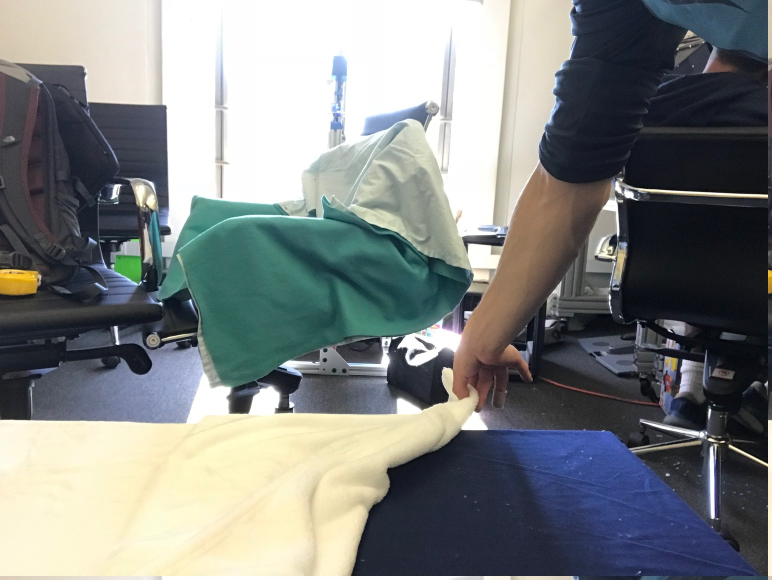
#> input picture imgs/bed_manually_simulate.JPG, 1544 x 1160 px (shown at 1/2 size)
$ python -i TPC_singulate.py   (imports and definitions only)
#> lines starting #> are read from the running program, lines starting #| are printed output that depends on the picture; after the words box and inside, x2 and y2 are one past the last pixel; in counts of white or black regions, pixels touching at a corner belong together
### src/il_ros_hsr/p_pi/tpc/connected_components.py
import numpy as np
import math
import cv2
from scipy.ndimage.measurements import label
from union import UnionFind
from skimage.measure import block_reduce
from groups import Group
import IPython

"""returns a list of groups based just on adjacency (no tolerance)"""
def generate_groups(img):
    #give each component a different integer label in the output matrix
    labeled_img = np.zeros(img.shape)

    #all ones --> 8 connectivity (use cross shape for 4 connectivity)
    struct = np.ones((3, 3))
    n_features = label(img, structure = struct, output = labeled_img)

    groups_by_label = {}
    groups = []

    #use labels to put pixels into groups
    for y in range(len(img)):
        for x in range(len(img[0])):
            #foreground pixels
            if img[y][x]:
                curr_label = labeled_img[y][x]

                #create the group if it does not yet exist
                if curr_label not in groups_by_label:
                    groups_by_label[curr_label] = Group(curr_label)
                    groups.append(groups_by_label[curr_label])

                groups_by_label[curr_label].add((y, x))

    return groups

"""
merges until all groups have at least 'tol' distance between them
"""
def merge_groups(groups, tol):
    #give groups initial labels = indexes
    for i in range(len(groups)):
        groups[i].updateLabel(i)

    uf = UnionFind(len(groups))

    #find labels to merge
    for i in range(len(groups)):
        curr_group = groups[i]
        #only look at groups farther in list
        for j in range(i, len(groups)):
            other_group = groups[j]

            #short circuit if already connected (minimize nearest neighbor calls)
            if not uf.find(curr_group.label, other_group.label):
                if Group.nearby(curr_group, other_group, tol):
                    uf.union(curr_group.label, other_group.label)

    merged_groups = []
    unmerged_groups = []
    #iterate until all merges have been made
    while len(groups) > 0:
        curr_group = groups[0]
        merged_groups.append(curr_group)
        for j in range(1, len(groups)):
            other_group = groups[j]

            #on each iteration, one merged group moves to the new array
            if uf.find(curr_group.label, other_group.label):
                curr_group.merge(other_group)
            #all other groups are kept in the old array
            else:
                unmerged_groups.append(other_group)

        groups = unmerged_groups
        unmerged_groups = []

    return merged_groups

"""return a list of the smallest n groups"""
def get_smallest(groups, n):
    groups.sort()
    return groups[:min(n, len(groups))]

"""
input `img` is binarized between fg and bg
two groups are singulated if they are more than `tol` apart
returns centroid and orientation of each group
"""
def singulate(img, tol):
    #halve image size to increase speed
    scale_factor = 2
    area_cutoff = 80
    img = block_reduce(img, block_size = (scale_factor, scale_factor), func = np.mean)
    tol = tol/scale_factor

    #find groups of adjacent foreground pixels
    groups = generate_groups(img)
    groups = [g for g in groups if g.area >= area_cutoff/scale_factor]
    groups = merge_groups(groups, tol)

    center_masses = [map(lambda x: x * scale_factor, g.center_mass) for g in groups]
    directions = [g.orientation() for g in groups]
    # coords = [map(lambda x: x * scale_factor, g.get_bounds()) for g in groups]
    # return coords
    return center_masses, directions

### src/il_ros_hsr/p_pi/tpc/groups.py
from scipy.spatial import cKDTree
import numpy as np

"""
used to group pixels belonging to the same object clusters
Author: Chris Powers
"""

class Group:
    def __init__(self, label):
        self.points = []
        self.ndim = 2
        self.area = 0
        self.label = label

        self.low_coords = [-1 for d in range(self.ndim)]
        self.high_coords = [-1 for d in range(self.ndim)]
        #stored as moving average
        self.center_mass = [0 for d in range(self.ndim)]

    # [4 lines left out: function checkDim, not called in this run]

    """
    Euclidean l^2 norm
    """
    # [4 lines left out: function squaredDist, not called in this run]

    """
    Checks for adjacency using 8-connectivity
    """
    # [5 lines left out: function is_adj, not called in this run]

    """
    Uses nearest neigbors to find if two groups are close enough to be merged
    """
    @staticmethod
    def nearby(g1, g2, tol):
        #see for reference: http://stackoverflow.com/questions/12923586/nearest-neighbor-search-python
        cluster_data = np.array(g1.points)
        query_data = np.array(g2.points)
        tree = cKDTree(cluster_data, leafsize = 8)

        for p in query_data:
            #format of result is (shortest dist, index in cluster_data of closest points)
            #if there are no points within tol, format is (inf, maxIndex + 1)
            result = tree.query(p, k = 1, distance_upper_bound = tol + 1)
            #short circuits- just need one point within tol
            if result[0] != float('inf'):
                return True
        return False

    def __lt__(self, other):
        return self.area < other.area

    """
    True if vertical, False if horizontal
    """
    def orientation(self):
        height = self.high_coords[0] - self.low_coords[0]
        width = self.high_coords[1] - self.low_coords[1]
        return width > height

    """
    Insert a new point into the group
    """
    def add(self, p):
        n = len(self.points) * 1.0
        self.center_mass = [n/(n+1.0) * self.center_mass[dim]
            + 1.0/(n+1.0) * p[dim] for dim in range(self.ndim)]
        self.points.append(p)
        self.area += 1

        #update the bounding points
        for dim in range(self.ndim):
            if self.high_coords[dim] == -1 or self.high_coords[dim] < p[dim]:
                self.high_coords[dim] = p[dim]
            if self.low_coords[dim] == -1 or self.low_coords[dim] > p[dim]:
                self.low_coords[dim] = p[dim]

    """
    Merge one group into the other (other group can be discarded)
    """
    # [9 lines left out: function merge, not called in this run]

    """
    Returns [ly, hy, lx, hx], the bounding coordinates of the group
    """
    # [6 lines left out: function get_bounds, not called in this run]

    def updateLabel(self, newLabel):
        self.label = newLabel

### src/il_ros_hsr/p_pi/tpc/union.py
"""Source: https://gist.github.com/tnoda/e26173d7402356ea88fe"""

class UnionFind:
    """Weighted quick-union with path compression.
    The original Java implementation is introduced at
    https://www.cs.princeton.edu/~rs/AlgsDS07/01UnionFind.pdf
    >>> uf = UnionFind(10)
    >>> for (p, q) in [(3, 4), (4, 9), (8, 0), (2, 3), (5, 6), (5, 9),
    ...                (7, 3), (4, 8), (6, 1)]:
    ...     uf.union(p, q)
    >>> uf._id
    [8, 3, 3, 3, 3, 3, 3, 3, 3, 3]
    >>> uf.find(0, 1)
    True
    >>> uf._id
    [3, 3, 3, 3, 3, 3, 3, 3, 3, 3]
    """

    def __init__(self, n):
        self._id = list(range(n))
        self._sz = [1] * n

    def _root(self, i):
        j = i
        while (j != self._id[j]):
            self._id[j] = self._id[self._id[j]]
            j = self._id[j]
        return j

    def find(self, p, q):
        return self._root(p) == self._root(q)

    # [9 lines left out: function union, not called in this run]

### src/il_ros_hsr/p_pi/tpc/TPC_singulate.py
import numpy as np
import cv2
import IPython
from connected_components import singulate

def threshold_binarize(img, tolerance):
    #3 color channels
    dim = 3

    #create the image histogram
    split = cv2.split(img)
    hists = np.array([cv2.calcHist([split[i]], [0], None, [256], [0, 256]) for i in range(dim)])

    #find the threshold as the mode of the image
    modes = [np.argmax(hists[i]) for i in range(dim)]

    #add the tolerance to the bounds
    lb = np.array([modes[i] - tolerance for i in range(dim)])
    ub = np.array([modes[i] + tolerance for i in range(dim)])

    img = cv2.inRange(img, lb, ub)
    #switch black and white
    img[:,:,] = (255 - img[:,:,])
    return img


def run_connected_components(img, dist_tol=5, color_tol=45):
    img = np.copy(img)

    #crop image (change to detect automatically)
    lo_y, hi_y = 65, 165
    lo_x, hi_x = 220, 470
    crop = [slice(lo_y, hi_y), slice(lo_x, hi_x)]
    img = img[crop[0], crop[1]]

    #threshhold the background and reduce noise
    img = threshold_binarize(img, color_tol)
    img = cv2.medianBlur(img, 3)

    center_masses, directions = singulate(img, dist_tol)
    #transform centroids to uncropped image
    center_masses = [[c[0] + lo_y, c[1] + lo_x] for c in center_masses]
    return center_masses, directions

def draw(img, center_masses, directions):
    box_color = [255, 0, 0]
    box_size = 5
    line_color = box_color[::-1]
    line_size = 20

    for i in range(len(center_masses)):
        cm = center_masses[i]
        d = directions[i] #True if y orientation

        img[int(cm[0] - box_size):int(cm[0] + box_size),
            int(cm[1] - box_size):int(cm[1] + box_size)] = box_color
        if d:
            img[int(cm[0] - line_size):int(cm[0] + line_size),
            int(cm[1] - 1):int(cm[1] + 1)] = line_color
        else:
            img[int(cm[0] - 1):int(cm[0] + 1),
            int(cm[1] - line_size):int(cm[1] + line_size)] = line_color

    cv2.imshow('debug',img)
    cv2.waitKey(30)
    return img

# [15 lines not run here, left out]

>>> import cv2
>>> picture = cv2.imread('../../../../imgs/bed_manually_simulate.JPG')
#> picture is the input picture: shape (1160, 1544, 3); mean B, G, R 129.9, 131, 127.2
>>> result = run_connected_components(picture)
#> in run_connected_components, `img = img[crop[0], crop[1]]`:
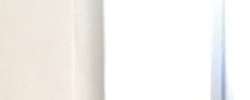
#> img: shape (100, 250, 3); mean B, G, R 238.9, 242, 244.4
#> in threshold_binarize, `modes = [np.argmax(hists[i]) for i in range(dim)]`: modes = [255, 255, 255]
#> in threshold_binarize, `lb = np.array([modes[i] - tolerance for i in range(dim)])`: lb = [210, 210, 210]
#> in threshold_binarize, `ub = np.array([modes[i] + tolerance for i in range(dim)])`: ub = [300, 300, 300]
#> in threshold_binarize, `img = cv2.inRange(img, lb, ub)`:
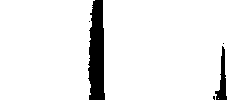
#> img: shape (100, 250); 93.4% white; 5 black regions (3 under 20 px), largest, box (x1, y1, x2, y2) and area: (88, 0, 105, 100) 1354, (215, 46, 227, 100) 288
#> in run_connected_components, `img = cv2.medianBlur(img, 3)`: img: shape (100, 250); 6.6% white; 2 white regions, box (x1, y1, x2, y2) and area: (88, 0, 105, 100) 1350, (213, 47, 227, 100) 294
#> in singulate, `img = block_reduce(img, block_size = (scale_factor, scale_factor), fun..`:
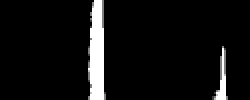
#> img: shape (50, 125) float64 (shown 2 times larger); min 0, max 255, mean 16.8
#> in generate_groups, `n_features = label(img, structure = struct, output = labeled_img)`: n_features = 2
#> the loop in generate_groups, `for y in range(len(img)):` made 50 passes
#> the loop in merge_groups, `for i in range(len(groups)):` made 2 passes
#> the loop in merge_groups, `while len(groups) > 0:` made 2 passes
#> (the run stopped early here; a loop or call above may not have finished)
